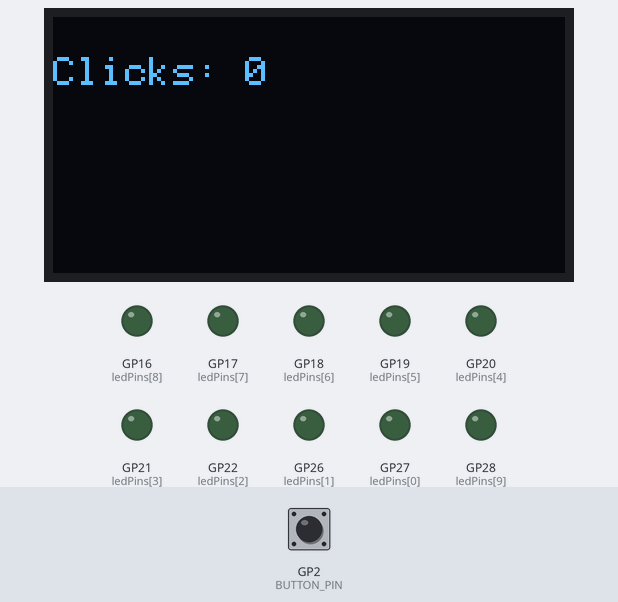
A sketch run on a simulated Raspberry Pi Pico W. Parts: 128×64 one-colour display, output pins drawn as LEDs (lit = HIGH). The test bench sets the inputs (shaded band); at power-on: GP2 (BUTTON_PIN) LOW.

Above: at 3.2 s.
3.3 s: GP2 (BUTTON_PIN) pulled HIGH for 0.15 s
At 4.0 s:
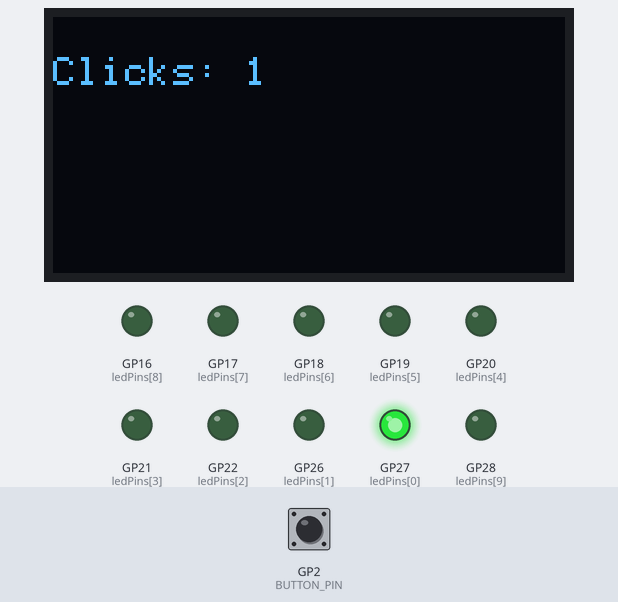
4.9 s: GP2 (BUTTON_PIN) pulled HIGH for 1 s
At 5.2 s:
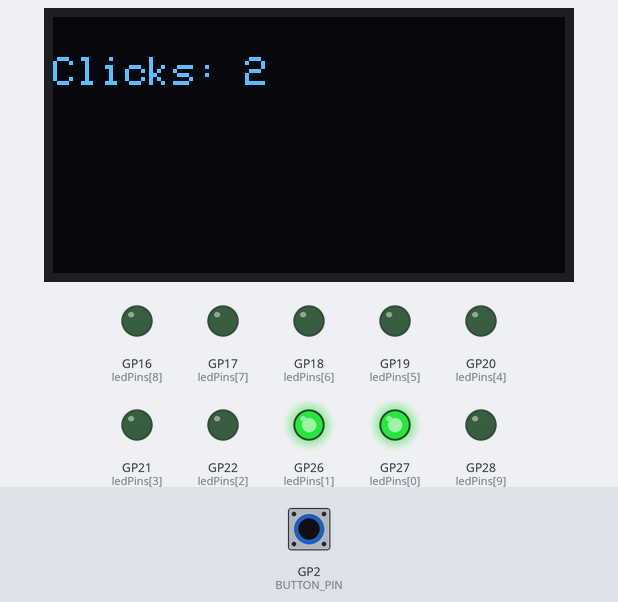
7.4 s: GP2 (BUTTON_PIN) pulled HIGH for 0.15 s
At 8.3 s:
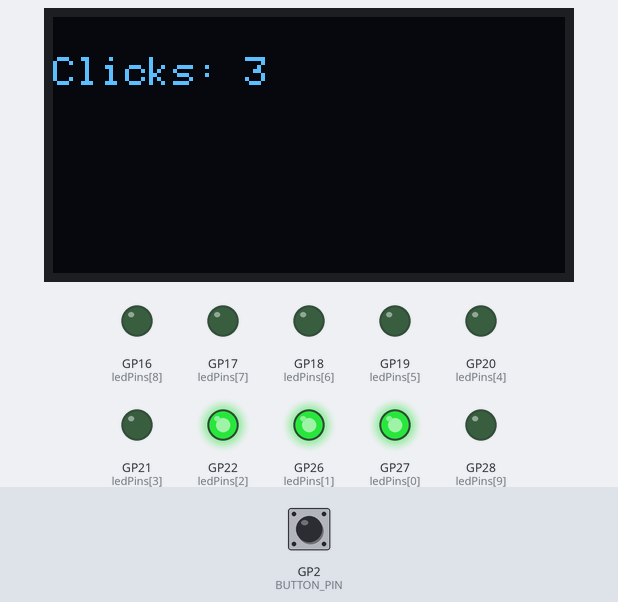
9.0 s: GP2 (BUTTON_PIN) pulled HIGH for 3.2 s
At 9.6 s:
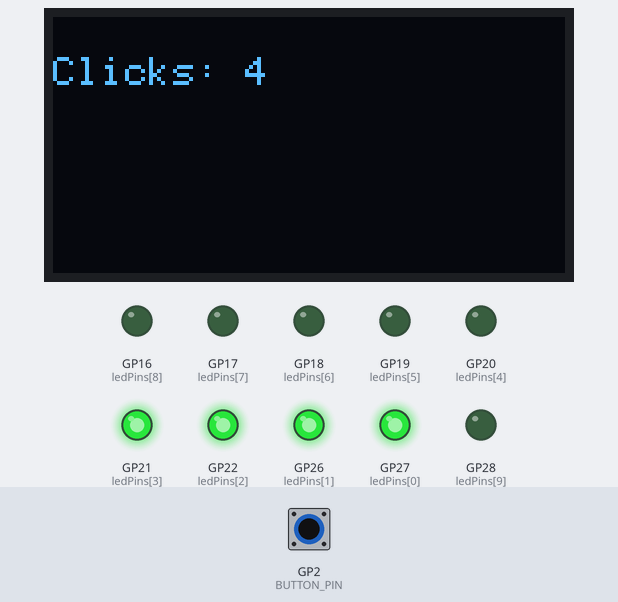
13.7 s: GP2 (BUTTON_PIN) pulled HIGH for 0.15 s
At 14.3 s:
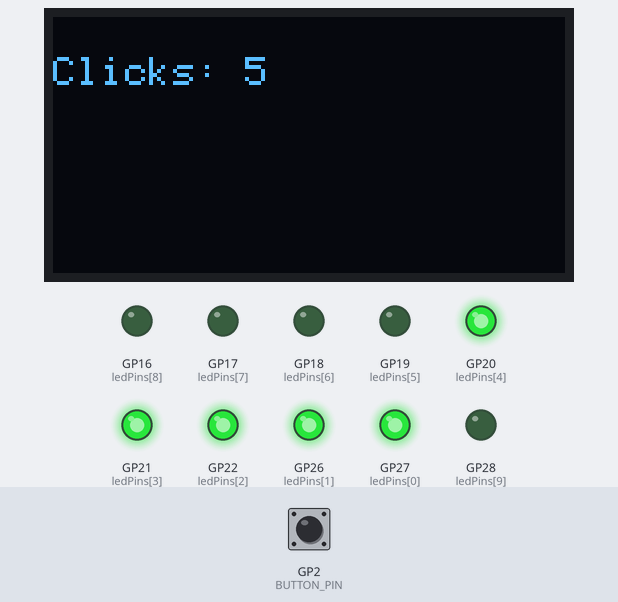
15.3 s: GP2 (BUTTON_PIN) pulled HIGH for 1 s
At 16.7 s:
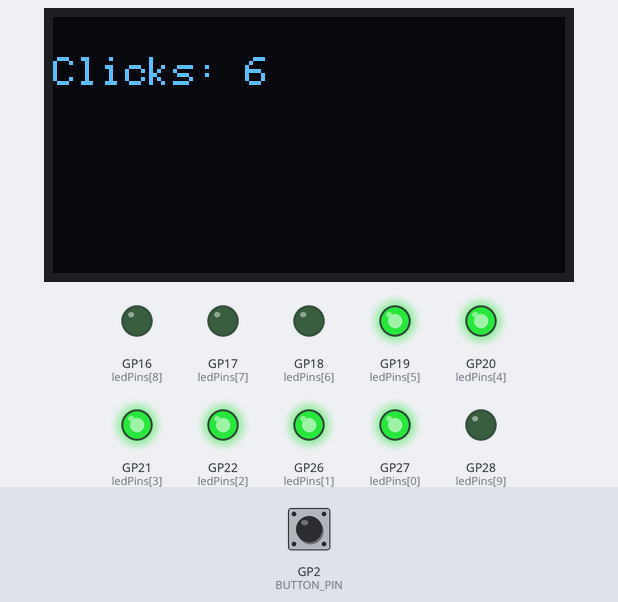
Timing chart, 0 to 18.3 s (numbered marks = the images above; inputs shaded):
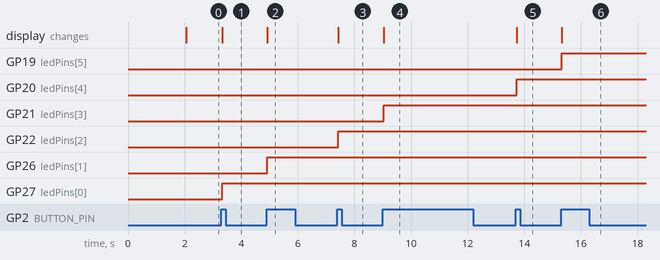

The sketch:

main.ino
```cpp
#include <Wire.h>
#include <Adafruit_GFX.h>
#include <Adafruit_SSD1306.h>

#define SCREEN_WIDTH 128
#define SCREEN_HEIGHT 64

#define BUTTON_PIN 2
#define LED_COUNT 10

int ledPins[LED_COUNT] = {27, 26, 22, 21, 20, 19, 18, 17, 16, 28};

Adafruit_SSD1306 display(SCREEN_WIDTH, SCREEN_HEIGHT, &Wire, -1);

int buttonState = 0;
int lastButtonState = 0;
int clickCount = 0;

void setup() {
  pinMode(BUTTON_PIN, INPUT);
  for (int i = 0; i < LED_COUNT; i++) {
    pinMode(ledPins[i], OUTPUT);
    digitalWrite(ledPins[i], LOW);
  }

  Serial.begin(115200);

  if (!display.begin(SSD1306_SWITCHCAPVCC, 0x3C)) {
    Serial.println(F("SSD1306 allocation failed"));
    for (;;);
  }

  delay(2000);
  display.clearDisplay();
  display.setTextSize(1);
  display.setTextColor(WHITE);
  display.setCursor(0, 10);
  display.println("Clicks: 0");
  display.display();
}

void loop() {
  buttonState = digitalRead(BUTTON_PIN);

  if (buttonState == HIGH && lastButtonState == LOW) {
    clickCount++;
    if (clickCount == 11) {
      clickCount = 0;
    }
    updateDisplay();
    updateLEDBar();
    delay(50);
  }

  lastButtonState = buttonState;
}

void updateDisplay() {
  display.clearDisplay();
  display.setCursor(0, 10);
  display.setTextSize(1);
  display.setTextColor(WHITE);
  display.println("Clicks: " + String(clickCount));
  display.display();
}

void updateLEDBar() {
  for (int i = 0; i < LED_COUNT; i++) {
    if (i < clickCount) {
      digitalWrite(ledPins[i], HIGH);
    } else {
      digitalWrite(ledPins[i], LOW);
    }
  }
}
```

Measured:
- after the input at 3.3 s, GP27 (ledPins[0]): LOW → HIGH at once; the display: first differs from a run without the input at once (image 1)
- after the input at 4.9 s, GP26 (ledPins[1]): LOW → HIGH at once; the display: changes at once (image 2)
- after the input at 7.4 s, GP22 (ledPins[2]): LOW → HIGH at once; the display: changes at once (image 3)
- after the input at 9.0 s, GP21 (ledPins[3]): LOW → HIGH at once; the display: changes at once (image 4)
- after the input at 13.7 s, GP20 (ledPins[4]): LOW → HIGH at once; the display: changes at once (image 5)
- after the input at 15.3 s, GP19 (ledPins[5]): LOW → HIGH at once; the display: changes at once (image 6)
